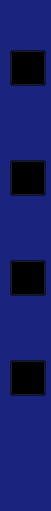
     <widget class="QGroupBox" name="groupBox_28">
      <property name="geometry">
       <rect>
        <x>0</x>
        <y>0</y>
        <width>51</width>
        <height>511</height>
       </rect>
      </property>
      <property name="styleSheet">
       <string notr="true">QGroupBox{
	background-color: #1a237e;
border: none;

}
QPushButton{
	background:transparent;
}</string>
      </property>
      <property name="title">
       <string/>
      </property>
      <widget class="QPushButton" name="estacionamiento_2">
       <property name="geometry">
        <rect>
         <x>10</x>
         <y>50</y>
         <width>36</width>
         <height>36</height>
        </rect>
       </property>
       <property name="styleSheet">
        <string notr="true">QPushButton{
	border-image: url(:/Imagenes/estacionamiento.png);
    background-repeat: no-repeat;
    width: 36px;
    height: 36px;
}

</string>
       </property>
       <property name="text">
        <string/>
       </property>
      </widget>
      <widget class="QPushButton" name="salir_2">
       <property name="geometry">
        <rect>
         <x>10</x>
         <y>360</y>
         <width>36</width>
         <height>36</height>
        </rect>
       </property>
       <property name="styleSheet">
        <string notr="true">QPushButton{
	border-image: url(:/Imagenes/salir.png);
    background-repeat: no-repeat;
    width: 36px;
    height: 36px;
}
</string>
       </property>
       <property name="text">
        <string/>
       </property>
      </widget>
      <widget class="QPushButton" name="reservacion_2">
       <property name="geometry">
        <rect>
         <x>10</x>
         <y>260</y>
         <width>36</width>
         <height>36</height>
        </rect>
       </property>
       <property name="styleSheet">
        <string notr="true">QPushButton{
	border-image: url(:/Imagenes/factura.png);
    background-repeat: no-repeat;
    width: 36px;
    height: 36px;
}
</string>
       </property>
       <property name="text">
        <string/>
       </property>
      </widget>
      <widget class="QPushButton" name="perfil_2">
       <property name="geometry">
        <rect>
         <x>10</x>
         <y>160</y>
         <width>36</width>
         <height>36</height>
        </rect>
       </property>
       <property name="styleSheet">
        <string notr="true">QPushButton{
	border-image: url(:/Imagenes/user1.png);
    background-repeat: no-repeat;
    width: 36px;
    height: 36px;
}
</string>
       </property>
       <property name="text">
        <string/>
       </property>
      </widget>
      <zorder>salir_2</zorder>
      <zorder>estacionamiento_2</zorder>
      <zorder>reservacion_2</zorder>
      <zorder>perfil_2</zorder>
     </widget>
